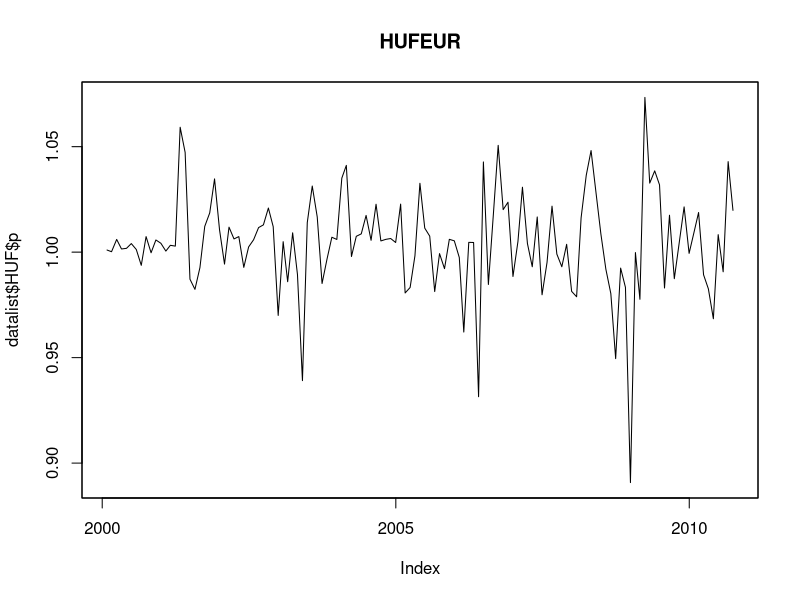

Here is the R script that generated this plot:
rm(list = ls())
da <- read.csv("UIPdata2.csv", header = TRUE)
da$DATE <- as.Date(da$DATE, format = "%d/%m/%Y")
head(da)
str(da)
# call(prepare.R) # If needed------------------------------
require(zoo) # for lagging series
require(xtable) # to create table
# This calculates forward rate and the profits and creates data frame--------
forp <- function(fx, b, m){
  M <- paste(m, "M", sep = "")
  ra1 <- paste(fx, M, sep = "")
  ra2 <- paste(b, M, sep = "")
  # this line to to name the column in the dataframe but does not work yet
  fw <- paste(ra1, "f", sep = "")
  title <- paste(fx, "-", b, "fw", sep = "")
  das <- subset(da, select = c(fx, b, ra1, ra2, "VIX"))
  das$fw <- ((1 + das[,3]/100)^(m/12))/((1 + das[,4]/100)^(m/12))*(das[,1]/das[,2])
  daz <- as.zoo(das, order.by = da$DATE)
  daz$l1 <- lag(daz[,1], k = m)
  daz$l2 <- lag(daz[,2], k = m)
  daz$p <- (((daz[,1]/daz[,2])*(1 + daz[,3]/100)^(m/12))*(daz[,8]/daz[,7]))/
    (1 + daz[,4]/100)^(m/12)
  g <- list(data = daz, fx = fx, fund = b, period = M)
  return(g)
}
a <- forp("HUF", "EUR", 1)
head(a$data)
#This is an attempt to create a list of data that can be tested.  The test
# is in Raw.R
datalist <- list()
for(i in c("HUF", "PLN")){
  name <- paste(i, "EuR", sep = "")
  a <- forp(i, "EUR", 1)
datalist[i] <- list(name = a$data) 
}
names(datalist)
head(datalist$PLN)
# This now works.
datalist[[2]][1][[9]]
# to choose the second item in list, first row and ninth element.
plot(datalist$HUF$p, main = "HUFEUR")

